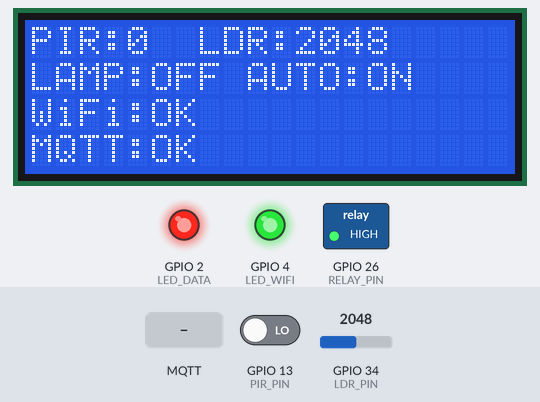
A sketch run on a simulated ESP32. Parts: 20×4 character LCD, switched loads named in the sketch (green lamp = pin HIGH), output pins drawn as LEDs (lit = HIGH). Inputs (shaded band) come from the test bench; at power-on: GPIO 34 (LDR_PIN) = 2048, GPIO 13 (PIR_PIN) LOW. WiFi joins after 1.5 s; servers stay silent unless stated; no MQTT or app messages arrive unless stated; what the sketch prints to the serial monitor is not drawn.

Above: at 3.7 s.
3.8 s: MQTT message "RELAY:ON" arrives on the first subscribed topic
At 4.8 s:
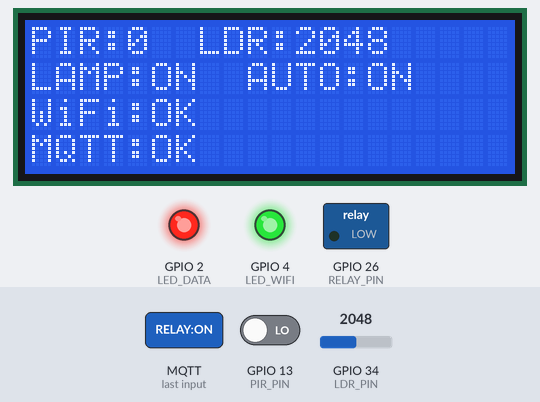
5.3 s: MQTT message "AUTO:OFF" arrives on the first subscribed topic
At 6.5 s:
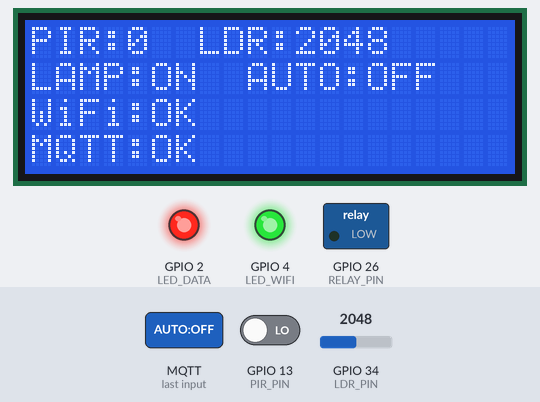
7.0 s: MQTT message "RELAY:OFF" arrives on the first subscribed topic
At 7.6 s:
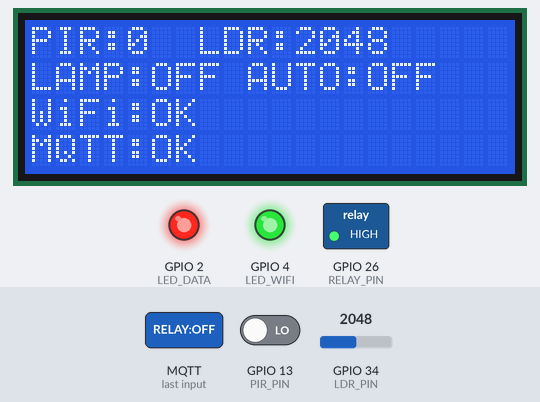
8.6 s: MQTT message "LCD:CLEAR" arrives on the first subscribed topic
11.6 s: GPIO 34 (LDR_PIN) set to 2866
At 12.5 s:
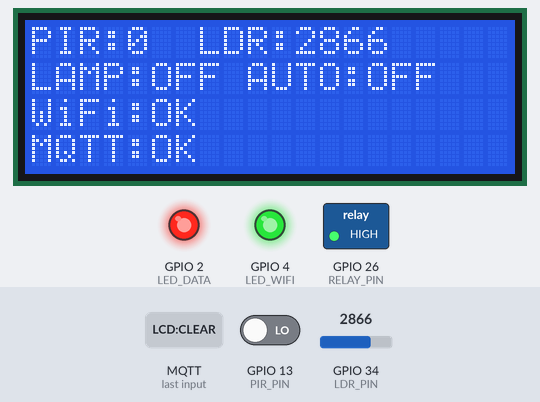
13.1 s: GPIO 13 (PIR_PIN) driven HIGH
At 14.7 s:
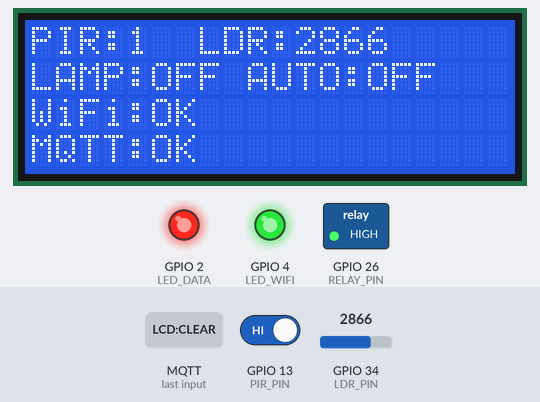
Timing chart, 0 to 31.5 s (numbered marks = the images above; inputs shaded):
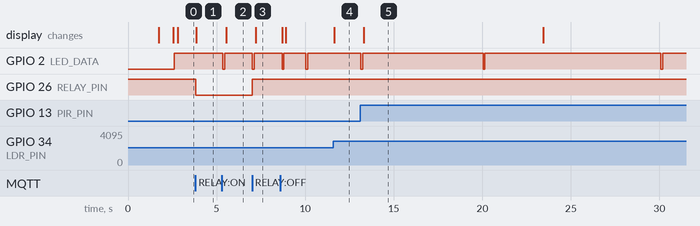

The sketch:

SmartDesktop_Wokwi.ino
```cpp
#include <WiFi.h>
#include <PubSubClient.h>
#include <LiquidCrystal_I2C.h>

// ================= PINS (WOKWI) =================
#define PIR_PIN   13
#define LDR_PIN   34
#define RELAY_PIN 26

#define LED_WIFI  4
#define LED_DATA  2

// ================= LED POLARITY =================
#define LED_ACTIVE_LOW  0

// ================= RELAY POLARITY =================
#define RELAY_ACTIVE_LOW  1

// ================= LCD =================
LiquidCrystal_I2C lcd(0x27, 20, 4);

// ================= WIFI (WOKWI) =================
const char* ssid = "Wokwi-GUEST";
const char* password = "";

// ================= MQTT =================
const char* mqtt_server = "broker.hivemq.com";
String clientId;

String topic_pub = "smartdesk/ESP32-SDA-WOKWI/telemetry";
String topic_cmd = "smartdesk/ESP32-SDA-WOKWI/cmd";
String topic_lcd_standby = "smartdesk/ESP32-SDA-WOKWI/lcd/standby";

// ================= STATE =================
WiFiClient espClient;
PubSubClient mqtt(espClient);

bool pirDetected = false;
bool relayOn = false;
bool autoMode = true;
int  ldrValue = 0;

// timers / rate limit
unsigned long lastMqtt = 0;
unsigned long pirLowStart = 0;
unsigned long brightStart = 0;

// thresholds
const int LDR_ON_TH  = 1500;
const int LDR_OFF_TH = 1800;

const unsigned long NO_MOTION_OFF    = 30000; // 30s
const unsigned long BRIGHT_OFF_DELAY = 5000;  // 5s

// ===== LCD Views =====
enum LcdView { LCD_STANDBY, LCD_LIVE };
LcdView lcdView = LCD_STANDBY;

// Standby text
String standbyLine2 = "My Smart Desktop";
String standbyLine3 = "Waiting for change";

// ===== Mode C =====
unsigned long lastMeaningfulChangeMs = 0;
unsigned long stableRequiredMs = 10000; // default 10s

// change detection memory
int lastPir   = -1;
int lastRelay = -1;
int lastAuto  = -1;
int lastLdr   = -9999;
const int LDR_DEADBAND = 40;

// ================= SITTING TRACKER =================
// ✅ ปรับได้
const unsigned long LEAVE_CONFIRM_MS  = 30000;  // หาย motion เกิน 30 วินาที = ลุกจริง
const unsigned long SIT_ALERT_MS      = 1UL * 60UL * 1000UL; // นั่งเกิน 1 นาที = เตือน (บันทึก event)
const unsigned long ALERT_REPEAT_MS   = 10000;  // เตือนซ้ำทุก 10 วินาที (บันทึก event)

bool seated = false;
uint32_t seatSessionId = 0;
unsigned long seatSessionStartMs = 0;
unsigned long seatLastMotionMs   = 0;
unsigned long seatLastAlertMs    = 0;
bool seatStartSent = false;

// ================= LED STATE =================
#define LED_MQTT  LED_DATA
unsigned long lastWifiBlink = 0;
bool wifiBlinkState = false;
unsigned long mqttPulseUntil = 0;

void ledWrite(int pin, bool on){
#if LED_ACTIVE_LOW
  digitalWrite(pin, on ? LOW : HIGH);
#else
  digitalWrite(pin, on ? HIGH : LOW);
#endif
}

void updateStatusLEDs(){
  // WiFi LED: กระพริบเมื่อยังไม่เชื่อม / ติดค้างเมื่อเชื่อมแล้ว
  if(WiFi.status() == WL_CONNECTED){
    ledWrite(LED_WIFI, true);
  } else {
    if(millis() - lastWifiBlink >= 300){
      lastWifiBlink = millis();
      wifiBlinkState = !wifiBlinkState;
      ledWrite(LED_WIFI, wifiBlinkState);
    }
  }

  // MQTT LED: ติดค้างเมื่อ connected + pulse สั้นตอน publish
  if(mqtt.connected()){
    if(millis() < mqttPulseUntil) ledWrite(LED_MQTT, false);
    else                          ledWrite(LED_MQTT, true);
  } else {
    ledWrite(LED_MQTT, false);
  }
}

// ================= LCD PRINT HELPERS =================
void clearLine(int row){
  lcd.setCursor(0,row);
  for(int i=0;i<20;i++) lcd.print(" ");
}
void printLine(int row, String s){
  if(s.length() > 20) s = s.substring(0,20);
  lcd.setCursor(0,row);
  lcd.print(s);
  for(int i=s.length(); i<20; i++) lcd.print(" ");
}
void printCenter(int row, String s){
  if(s.length() > 20) s = s.substring(0,20);
  clearLine(row);
  int pad = (20 - (int)s.length()) / 2;
  if(pad < 0) pad = 0;
  lcd.setCursor(pad, row);
  lcd.print(s);
}

// ================= RELAY =================
void relayWrite(bool on){
#if RELAY_ACTIVE_LOW
  digitalWrite(RELAY_PIN, on ? LOW : HIGH);
#else
  digitalWrite(RELAY_PIN, on ? HIGH : LOW);
#endif
}
void setRelay(bool on){
  relayOn = on;
  relayWrite(on);
}

// ================= Small JSON extract (ไม่ใช้ lib) =================
String jsonGetString(const String& json, const String& key){
  String pat = "\"" + key + "\"";
  int i = json.indexOf(pat);
  if(i < 0) return "";
  i = json.indexOf(':', i);
  if(i < 0) return "";
  while(i < (int)json.length() && (json[i] == ':' || json[i] == ' ')) i++;
  if(i >= (int)json.length() || json[i] != '\"') return "";
  i++;
  int j = json.indexOf('\"', i);
  if(j < 0) return "";
  return json.substring(i, j);
}

// ================= MQTT =================
void mqttConnect(){
  if (mqtt.connected()) return;
  if (WiFi.status() != WL_CONNECTED) return;

  if (mqtt.connect(clientId.c_str())) {
    mqtt.subscribe(topic_cmd.c_str());
    mqtt.subscribe(topic_lcd_standby.c_str());
    Serial.println("[MQTT] connected + subscribed");
  }
}

void publishEvent(const String& type, const String& extraJson = ""){
  if(!mqtt.connected()) return;

  String json = "{";
  json += "\"type\":\"" + type + "\"";
  json += ",\"session_id\":" + String(seatSessionId);
  json += ",\"ts_ms\":" + String((uint32_t)millis());
  json += ",\"pir\":" + String(pirDetected ? 1 : 0);

  if(extraJson.length() > 0){
    json += ",";
    json += extraJson;
  }
  json += "}";

  mqtt.publish(topic_pub.c_str(), json.c_str());
  mqttPulseUntil = millis() + 60;
}

void mqttCallback(char* topic, byte* payload, unsigned int len){
  String t = String(topic);
  String msg;
  msg.reserve(len + 8);
  for(unsigned int i=0;i<len;i++) msg += (char)payload[i];
  msg.trim();

  if(t == topic_lcd_standby){
    String l2 = jsonGetString(msg, "line2");
    String l3 = jsonGetString(msg, "line3");
    if(l2.length() > 0 || l3.length() > 0){
      standbyLine2 = l2; standbyLine3 = l3;
      standbyLine2.trim(); standbyLine3.trim();
      if(standbyLine2.length() > 20) standbyLine2 = standbyLine2.substring(0,20);
      if(standbyLine3.length() > 20) standbyLine3 = standbyLine3.substring(0,20);
      lcdView = LCD_STANDBY;
      lastMeaningfulChangeMs = millis();
      publishEvent("lcd_standby_update",
        "\"line2\":\"" + standbyLine2 + "\",\"line3\":\"" + standbyLine3 + "\""
      );
    }
    return;
  }

  Serial.print("[CMD] "); Serial.println(msg);

  if(msg == "RELAY:ON")  { setRelay(true);  lastMeaningfulChangeMs = millis(); publishEvent("cmd", "\"value\":\"RELAY:ON\""); }
  if(msg == "RELAY:OFF") { setRelay(false); lastMeaningfulChangeMs = millis(); publishEvent("cmd", "\"value\":\"RELAY:OFF\""); }
  if(msg == "AUTO:ON")   { autoMode = true; lastMeaningfulChangeMs = millis(); publishEvent("cmd", "\"value\":\"AUTO:ON\""); }
  if(msg == "AUTO:OFF")  { autoMode = false; lastMeaningfulChangeMs = millis(); publishEvent("cmd", "\"value\":\"AUTO:OFF\""); }

  if(msg == "LCD:CLEAR"){ lcd.clear(); publishEvent("cmd", "\"value\":\"LCD:CLEAR\""); }
}

// ================= SENSOR =================
void readSensors(){
  pirDetected = digitalRead(PIR_PIN);
  ldrValue = analogRead(LDR_PIN);
}

// ================= LOCAL LOGIC =================
void runLogic(){
  if(!autoMode) return;

  if(pirDetected){
    pirLowStart = 0;

    if(!relayOn && ldrValue < LDR_ON_TH){
      setRelay(true);
    }

    if(relayOn && ldrValue > LDR_OFF_TH){
      if(brightStart == 0) brightStart = millis();
      if(millis() - brightStart > BRIGHT_OFF_DELAY){
        setRelay(false);
        brightStart = 0;
      }
    } else {
      brightStart = 0;
    }
  } else {
    brightStart = 0;
    if(pirLowStart == 0) pirLowStart = millis();
    if(millis() - pirLowStart > NO_MOTION_OFF){
      setRelay(false);
    }
  }
}

// ================= Sitting Tracker =================
void updateSittingTracker(){
  unsigned long now = millis();

  if(pirDetected){
    seatLastMotionMs = now;

    if(!seated){
      seated = true;
      seatSessionStartMs = now;
      seatLastAlertMs = 0;

      seatSessionId = (uint32_t)(now ^ (uint32_t)ESP.getEfuseMac());
      seatStartSent = false;
      if(mqtt.connected()) { publishEvent("session_start"); seatStartSent = true; }
    }
  }

  if(!seated) return;

  if(!seatStartSent && mqtt.connected()) { publishEvent("session_start"); seatStartSent = true; }

  unsigned long noMotionMs = (now >= seatLastMotionMs) ? (now - seatLastMotionMs) : 0;

  if(noMotionMs >= LEAVE_CONFIRM_MS){
    unsigned long dur = (now >= seatSessionStartMs) ? (now - seatSessionStartMs) : 0;
    publishEvent("session_end", "\"duration_ms\":" + String((uint32_t)dur));

    seated = false;
    seatSessionId = 0;
    seatSessionStartMs = 0;
    seatLastMotionMs = 0;
    seatLastAlertMs = 0;
    seatStartSent = false;
    return;
  }

  unsigned long sitMs = (now >= seatSessionStartMs) ? (now - seatSessionStartMs) : 0;
  if(sitMs >= SIT_ALERT_MS){
    if(seatLastAlertMs == 0 || (now - seatLastAlertMs) >= ALERT_REPEAT_MS){
      seatLastAlertMs = now;

      unsigned long mins = sitMs / 60000UL;

      // ✅ ตัด Telegram แล้ว แต่ยังส่ง event/log ให้ระบบจริงได้
      publishEvent("sit_alert",
        "\"sit_minutes\":" + String((uint32_t)mins) +
        ",\"no_motion_ms\":" + String((uint32_t)noMotionMs)
      );
    }
  }
}

// ================= Meaningful change detection =================
void detectMeaningfulChange(){
  int curPir   = pirDetected ? 1 : 0;
  int curRelay = relayOn ? 1 : 0;
  int curAuto  = autoMode ? 1 : 0;

  bool ldrChanged = false;
  if(lastLdr == -9999) ldrChanged = true;
  else if(abs(ldrValue - lastLdr) >= LDR_DEADBAND) ldrChanged = true;

  bool changed = false;
  if(lastPir   == -1 || curPir   != lastPir)   changed = true;
  if(lastRelay == -1 || curRelay != lastRelay) changed = true;
  if(lastAuto  == -1 || curAuto  != lastAuto)  changed = true;
  if(ldrChanged) changed = true;

  if(changed){
    lastMeaningfulChangeMs = millis();
    lcdView = LCD_LIVE;
    lastPir   = curPir;
    lastRelay = curRelay;
    lastAuto  = curAuto;
    lastLdr   = ldrValue;
  }
}

// ================= Mode C =================
void applyModeC(){
  if(lcdView == LCD_LIVE){
    if(millis() - lastMeaningfulChangeMs >= stableRequiredMs){
      lcdView = LCD_STANDBY;
    }
  }
}

// ================= LCD =================
void drawStandby(){
  printCenter(0, "== STANDBY MODE ==");
  printCenter(1, standbyLine2);
  printCenter(2, standbyLine3);

  String s = "LAMP:";
  s += (relayOn ? "ON " : "OFF");
  s += " AUTO:";
  s += (autoMode ? "ON" : "OFF");
  printLine(3, s);
}

void drawLive(){
  int pir = pirDetected ? 1 : 0;
  printLine(0, "PIR:" + String(pir) + "  LDR:" + String(ldrValue));
  printLine(1, String("LAMP:") + (relayOn?"ON ":"OFF") + " AUTO:" + (autoMode?"ON":"OFF"));
  printLine(2, String("WiFi:") + (WiFi.status()==WL_CONNECTED?"OK ":"DOWN"));
  printLine(3, "MQTT:" + String(mqtt.connected()?"OK ":"DOWN"));
}

void updateLCD(){
  static unsigned long lastDraw = 0;
  if(millis() - lastDraw < 250) return;
  lastDraw = millis();
  if(lcdView == LCD_STANDBY) drawStandby();
  else drawLive();
}

// ================= MQTT SEND (10s) =================
void publishData(){
  if(!mqtt.connected()) return;
  if(millis() - lastMqtt < 10000) return;
  lastMqtt = millis();

  // ✅ seat timing (source of truth = ESP)
  unsigned long nowMs = millis();
  unsigned long sitMs  = (seated && nowMs >= seatSessionStartMs) ? (nowMs - seatSessionStartMs) : 0;
  unsigned long awayMs = (seated && nowMs >= seatLastMotionMs)   ? (nowMs - seatLastMotionMs)   : 0;

  String json = "{";
  json += "\"ldr\":"    + String(ldrValue);
  json += ",\"relay\":" + String(relayOn?1:0);
  json += ",\"pir\":"   + String(pirDetected?1:0);
  json += ",\"auto\":"  + String(autoMode?1:0);
  json += ",\"wifi\":"  + String(WiFi.status()==WL_CONNECTED?1:0);
  json += ",\"rssi\":"  + String(WiFi.RSSI());

  json += ",\"seat\":{";
  json += "\"seated\":" + String(seated ? 1 : 0);
  json += ",\"session_id\":" + String(seatSessionId);
  json += ",\"sit_ms\":" + String((uint32_t)sitMs);
  json += ",\"away_ms\":" + String((uint32_t)awayMs);
  json += ",\"leave_confirm_ms\":" + String((uint32_t)LEAVE_CONFIRM_MS);
  json += "}";

  json += "}";

  mqtt.publish(topic_pub.c_str(), json.c_str());
  mqttPulseUntil = millis() + 60;
}

// ================= WIFI CONNECT (WOKWI SIMPLE) =================
void connectWiFi_Wokwi(){
  WiFi.mode(WIFI_STA);
  WiFi.begin(ssid, password);

  printLine(0, "WiFi connecting...");
  unsigned long t0 = millis();
  while(WiFi.status() != WL_CONNECTED && millis() - t0 < 15000){
    delay(250);
  }

  if(WiFi.status() == WL_CONNECTED){
    printLine(0, "WiFi Connected");
    printLine(1, "IP:");
    printLine(2, WiFi.localIP().toString());
    printLine(3, "");
  } else {
    printLine(0, "WiFi FAIL");
    printLine(1, "Check Wokwi net");
    printLine(2, "");
    printLine(3, "");
  }
  delay(700);
}

// ================= SETUP =================
void setup(){
  Serial.begin(115200);

  pinMode(PIR_PIN, INPUT);
  pinMode(RELAY_PIN, OUTPUT);

  pinMode(LED_WIFI, OUTPUT);
  pinMode(LED_DATA, OUTPUT);

  setRelay(false);
  ledWrite(LED_WIFI, false);
  ledWrite(LED_MQTT, false);

  lcd.init();
  lcd.backlight();
  lcd.clear();

  printLine(0, "Smart Desk Boot...");
  printLine(1, "Wokwi");
  printLine(2, "MQTT waiting...");
  printLine(3, "");

  connectWiFi_Wokwi();

  clientId = "ESP32-SDA-WOKWI-" + String((uint32_t)ESP.getEfuseMac(), HEX);

  mqtt.setServer(mqtt_server, 1883);
  mqtt.setCallback(mqttCallback);

  lastMeaningfulChangeMs = millis();
  lcdView = LCD_STANDBY;

  updateLCD();
  updateStatusLEDs();
}

// ================= LOOP =================
void loop(){
  mqttConnect();
  mqtt.loop();

  readSensors();
  updateSittingTracker();
  runLogic();

  detectMeaningfulChange();
  applyModeC();
  updateLCD();

  publishData();
  updateStatusLEDs();

  delay(50);
}
```

Measured:
- after the input at 3.8 s, GPIO 26 (RELAY_PIN): HIGH → LOW at once; the display: changes after 0.06 s (image 1)
- after the input at 5.3 s, GPIO 2 (LED_DATA): HIGH → LOW after 0.05 s, → HIGH 0.10 s later; the display: changes after 0.24 s (image 2)
- after the input at 7.0 s, GPIO 2 (LED_DATA): HIGH → LOW at once, → HIGH 0.10 s later; GPIO 26 (RELAY_PIN): LOW → HIGH at once; the display: changes after 0.20 s (image 3)
- after the input at 11.6 s, the display: changes at once (image 4)
- after the input at 13.1 s, the display: changes after 0.20 s (image 5)
